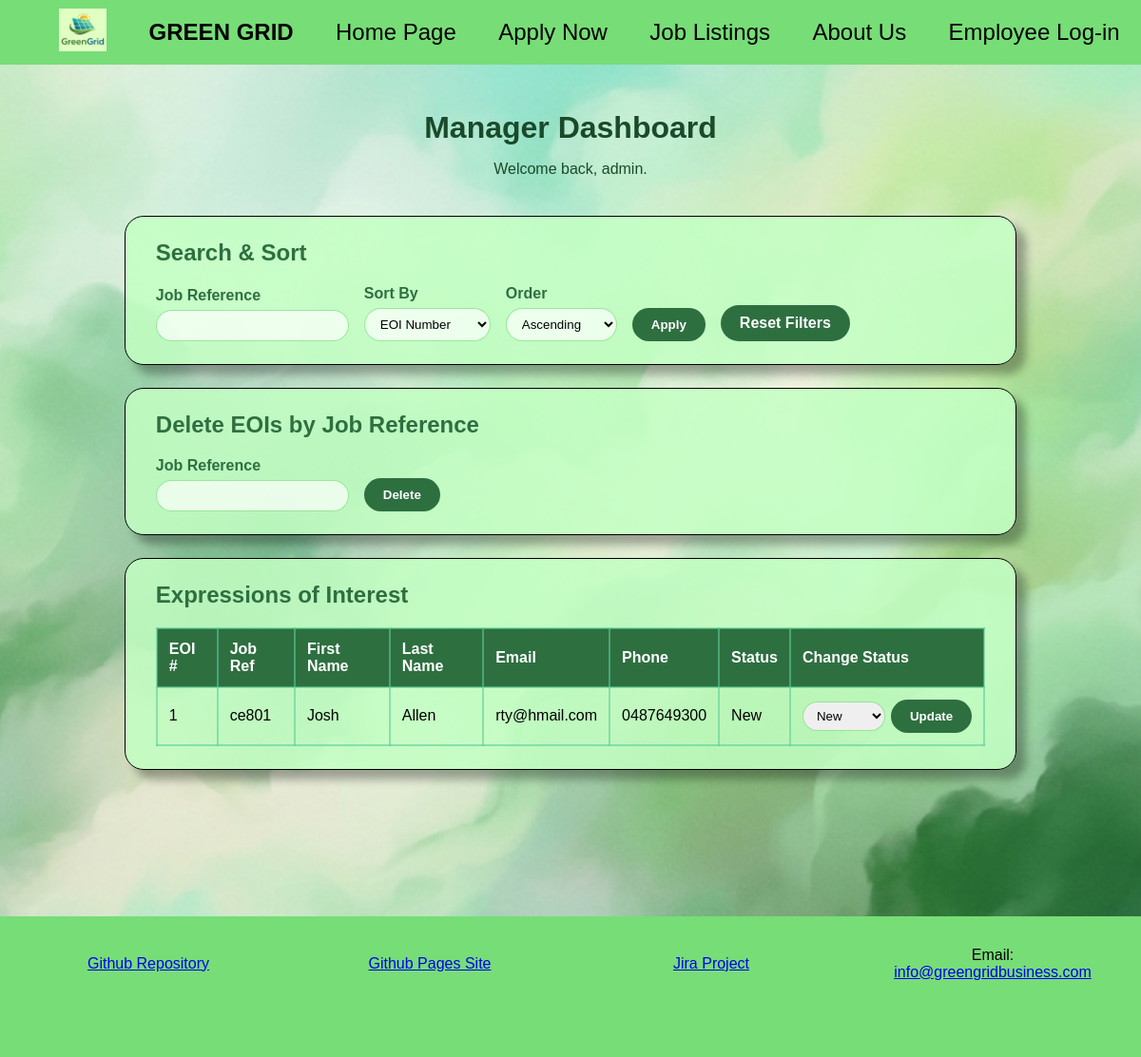
/manage.php (signed in), run on the app's committed database.
### tables this page shows
CREATE TABLE `eoi` (
  `EOInumber` int(11) NOT NULL,
  `reference_num` varchar(6) NOT NULL,
  `first_name` varchar(50) NOT NULL,
  `last_name` varchar(50) NOT NULL,
  `dob` date NOT NULL,
  `gender` enum('other','Male','Female') NOT NULL DEFAULT 'other',
  `street` text NOT NULL,
  `suburb_town` varchar(100) NOT NULL,
  `state` enum('VIC','NSW','QLD','NT','WA','SA','TAS','ACT') NOT NULL,
  `postcode` int(4) UNSIGNED NOT NULL,
  `email` varchar(100) NOT NULL,
  `phone_num` varchar(12) NOT NULL,
  `skill_set` text NOT NULL,
  `other_skills` text NOT NULL,
  `status` enum('New','Current','Final','') NOT NULL DEFAULT 'New'
);

### manage.php (the view, shortened to what this page needs)
<?php
    require_once 'settings.php';
    $conn = @mysqli_connect($host, $user, $pwd, $sql_db);
    $where = "";
    $sort = "EOInumber";
    $direction = "ASC";
    $result = mysqli_query($conn, "SELECT * FROM eoi" . $where . " ORDER BY " . $sort . " " . $direction);
?>
<?php include 'header.inc'; ?>
<main>
    <div class="manage_container">
        <div class="manage_header">
            <h1>Manager Dashboard</h1>
            <p>Welcome back, <?php echo $_SESSION['user']; ?>.</p>
        </div>
        <form method="GET" class="manage_card">
            <h2>Search &amp; Sort</h2>
            <div class="controls_row">
                <div class="control_field">
                    <label for="reference_num">Job Reference</label>
                    <input type="text" id="reference_num" name="reference_num" value="<?php if (isset($_GET['reference_num'])) { echo trim($_GET['reference_num']); } ?>">
                </div>
                <div class="control_field">
                    <label for="sort">Sort By</label>
                    <select id="sort" name="sort">
                        <option value="EOInumber"     <?php if ($sort == 'EOInumber') echo 'selected'; ?>>EOI Number</option>
                    </select>
                </div>
                <div class="control_field">
                    <label for="direction">Order</label>
                    <select id="direction" name="direction">
                        <option value="ASC"  <?php if ($direction == 'ASC') echo 'selected'; ?>>Ascending</option>
                    </select>
                </div>
                <button type="submit" class="manage_btn">Apply</button>
                <a href="manage.php" class="manage_btn">Reset Filters</a>
            </div>
        </form>
        <form method="POST" class="manage_card">
            <h2>Delete EOIs by Job Reference</h2>
            <div class="controls_row">
                <div class="control_field">
                    <label for="delete_reference">Job Reference</label>
                    <input type="text" id="delete_reference" name="delete_reference" required>
                </div>
                <button type="submit" class="manage_btn">Delete</button>
            </div>
        </form>
        <div class="manage_card">
            <h2>Expressions of Interest</h2>
            <?php if ($result && mysqli_num_rows($result) > 0) { ?>
            <table class="eoi_table">
                <tr>
                    <th>EOI #</th>
                    <th>Job Ref</th>
                    <th>First Name</th>
                    <th>Last Name</th>
                    <th>Email</th>
                    <th>Phone</th>
                    <th>Status</th>
                    <th>Change Status</th>
                </tr>
                <?php while ($row = mysqli_fetch_assoc($result)) { ?>
                <tr>
                    <td><?php echo $row['EOInumber']; ?></td>
                    <td><?php echo $row['reference_num']; ?></td>
                    <td><?php echo $row['first_name']; ?></td>
                    <td><?php echo $row['last_name']; ?></td>
                    <td><?php echo $row['email']; ?></td>
                    <td><?php echo $row['phone_num']; ?></td>
                    <td><?php echo $row['status']; ?></td>
                    <td>
                        <form method="POST" class="status_form">
                            <select name="new_status">
                                <option value="New"     <?php if ($row['status'] == 'New') echo 'selected'; ?>>New</option>
                            </select>
                            <button type="submit" class="manage_btn">Update</button>
                        </form>
                    </td>
                </tr>
                <?php } ?>
            </table>
            <?php } else { ?>
                <p>No EOIs found.</p>
            <?php } ?>
        </div>
    </div>
</main>
<?php include 'footer.inc'; ?>

### styles/style.css (style rules this page uses)
* { font-family: Arial, Helvetica, sans-serif; }
body { background-image: url('images/background_graphic.jpg'); background-position: center; background-size: cover; background-repeat: no-repeat; background-attachment: fixed; margin: 0px; padding: 0px; }
main { margin: 8px; padding: 8px; }
main, footer { animation: moveDown 1s ease, fadeIn 0.8s ease; }
.manage_container { min-height: 800px; display: flex; flex-direction: column; align-items: center; padding: 32px; gap: 24px; }
.manage_header { width: 85%; text-align: center; color: #1a4a2a; }
.manage_header h1 { margin: 0px; margin-bottom: 8px; font-size: 2em; }
.manage_card { width: 85%; background: rgba(196, 255, 196, 0.85); border: 1px solid black; border-radius: 20px; box-shadow: #00000051 10px 10px 10px; padding: 24px 32px; box-sizing: border-box; }
.manage_card h2 { color: #2E6F40; margin-top: 0px; }
.controls_row { display: flex; gap: 16px; align-items: flex-end; }
.control_field { display: flex; flex-direction: column; }
.control_field label { font-weight: 600; color: #2E6F40; margin-bottom: 6px; }
.control_field input, .control_field select { padding: 8px 12px; border: 1.5px solid rgba(119, 221, 119, 0.7); border-radius: 50px; background: rgba(255, 255, 255, 0.7); outline: none; }
.manage_btn { padding: 10px 20px; font-weight: 600; border: none; border-radius: 50px; background: #2E6F40; color: white; cursor: pointer; text-decoration: none; display: inline-block; }
.eoi_table { width: 100%; border-collapse: collapse; margin-top: 8px; }
.eoi_table th, .eoi_table td { padding: 12px; text-align: left; }
.eoi_table th { background: #2E6F40; color: white; }
.status_form { display: flex; gap: 6px; align-items: center; }
.status_form select { padding: 6px 10px; border-radius: 50px; border: 1.5px solid rgba(119, 221, 119, 0.7); }
table { border-collapse: collapse; width: 100%; }
th, td { border: 2px solid #59ce9595; padding: 8px; text-align: left; }
#DOB, #reference_num { letter-spacing: 1rem; }

### data on the page
eoi: EOInumber "1", reference_num "ce801", first_name "Josh", last_name "Allen", email "rty@hmail.com", phone_num "0487649300", status "New", new_status "New"

### other printed values
$_SESSION['user'] "admin"
